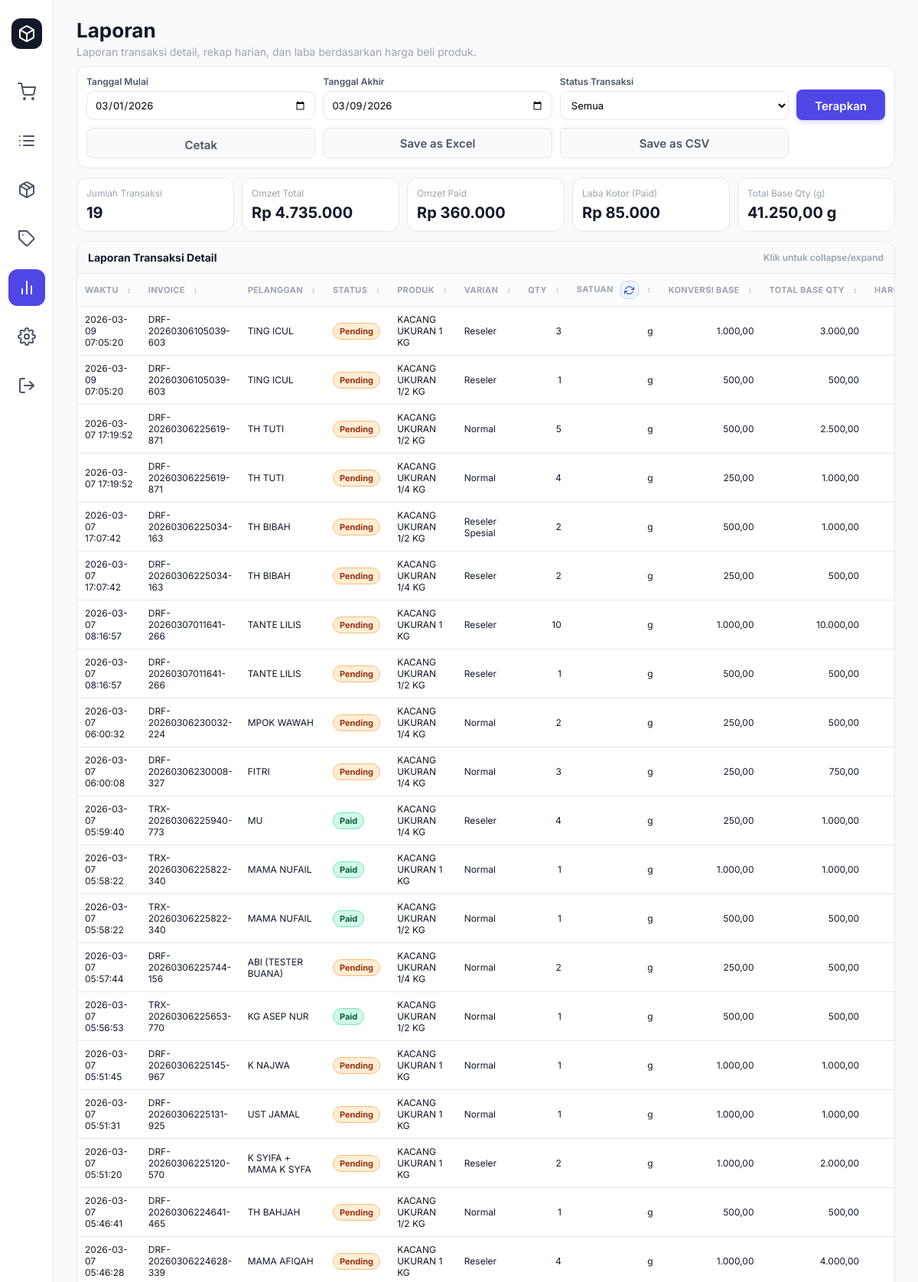
Screenshot of /laporan.php (signed in, upper part) with the database file from the repository.
### tables this page shows
CREATE TABLE IF NOT EXISTS `sales_transaction_items` (
  `id` int unsigned NOT NULL AUTO_INCREMENT,
  `transaction_id` int unsigned NOT NULL,
  `product_id` int unsigned DEFAULT NULL,
  `product_code` varchar(60) DEFAULT NULL,
  `product_name` varchar(200) NOT NULL,
  `variant_id` int unsigned DEFAULT NULL,
  `variant_name` varchar(120) DEFAULT NULL,
  `price` decimal(15,2) NOT NULL DEFAULT '0.00',
  `qty` int NOT NULL DEFAULT '1',
  `unit_id_snapshot` int unsigned DEFAULT NULL,
  `unit_symbol_snapshot` varchar(24) DEFAULT NULL,
  `unit_base_qty_snapshot` decimal(15,4) NOT NULL DEFAULT '1.0000',
  `base_qty_total` decimal(15,4) NOT NULL DEFAULT '0.0000',
  `subtotal` decimal(15,2) NOT NULL DEFAULT '0.00',
  `created_at` timestamp NULL DEFAULT CURRENT_TIMESTAMP,
  PRIMARY KEY (`id`),
  KEY `idx_transaction_id` (`transaction_id`),
  CONSTRAINT `fk_sales_items_transaction` FOREIGN KEY (`transaction_id`) REFERENCES `sales_transactions` (`id`) ON DELETE CASCADE
);

CREATE TABLE IF NOT EXISTS `sales_transactions` (
  `id` int unsigned NOT NULL AUTO_INCREMENT,
  `invoice_no` varchar(40) NOT NULL,
  `status` enum('pending','paid') NOT NULL DEFAULT 'pending',
  `is_printed` tinyint(1) NOT NULL DEFAULT '0',
  `printed_at` datetime DEFAULT NULL,
  `transaction_at` datetime NOT NULL,
  `customer_name` varchar(150) DEFAULT NULL,
  `subtotal` decimal(15,2) NOT NULL DEFAULT '0.00',
  `discount` decimal(15,2) NOT NULL DEFAULT '0.00',
  `total` decimal(15,2) NOT NULL DEFAULT '0.00',
  `paid_amount` decimal(15,2) NOT NULL DEFAULT '0.00',
  `change_amount` decimal(15,2) NOT NULL DEFAULT '0.00',
  `created_at` timestamp NULL DEFAULT CURRENT_TIMESTAMP,
  PRIMARY KEY (`id`),
  UNIQUE KEY `invoice_no` (`invoice_no`)
);

### laporan.php (the view, shortened to what the rows shown need)
<?php
$pdo = get_db();
$pdo->exec(
    'CREATE TABLE IF NOT EXISTS master_units (
        id INT UNSIGNED AUTO_INCREMENT PRIMARY KEY,
        unit_code VARCHAR(24) NOT NULL UNIQUE,
        unit_name VARCHAR(80) NOT NULL,
        unit_symbol VARCHAR(24) NOT NULL,
        is_active TINYINT(1) NOT NULL DEFAULT 1,
        created_at TIMESTAMP DEFAULT CURRENT_TIMESTAMP,
        updated_at TIMESTAMP DEFAULT CURRENT_TIMESTAMP ON UPDATE CURRENT_TIMESTAMP
    ) ENGINE=InnoDB DEFAULT CHARSET=utf8mb4 COLLATE=utf8mb4_unicode_ci'
);
$hasUnitIdOnProducts = $pdo->query("SHOW COLUMNS FROM products LIKE 'unit_id'")->fetch(PDO::FETCH_ASSOC);
if (!$hasUnitIdOnProducts) {
    $pdo->exec('ALTER TABLE products ADD COLUMN unit_id INT UNSIGNED NULL AFTER kategori');
}
$hasUnitBaseQtyOnProducts = $pdo->query("SHOW COLUMNS FROM products LIKE 'unit_base_qty'")->fetch(PDO::FETCH_ASSOC);
if (!$hasUnitBaseQtyOnProducts) {
    $pdo->exec('ALTER TABLE products ADD COLUMN unit_base_qty DECIMAL(15,4) NOT NULL DEFAULT 1 AFTER unit_id');
}
$pdo->exec(
    'CREATE TABLE IF NOT EXISTS sales_transactions (
        id INT UNSIGNED AUTO_INCREMENT PRIMARY KEY,
        invoice_no VARCHAR(40) NOT NULL UNIQUE,
        status ENUM("pending","paid") NOT NULL DEFAULT "pending",
        is_printed TINYINT(1) NOT NULL DEFAULT 0,
        printed_at DATETIME NULL,
        transaction_at DATETIME NOT NULL,
        customer_name VARCHAR(150) NULL,
        subtotal DECIMAL(15,2) NOT NULL DEFAULT 0,
        total DECIMAL(15,2) NOT NULL DEFAULT 0,
        paid_amount DECIMAL(15,2) NOT NULL DEFAULT 0,
        change_amount DECIMAL(15,2) NOT NULL DEFAULT 0,
        created_at TIMESTAMP DEFAULT CURRENT_TIMESTAMP
    ) ENGINE=InnoDB DEFAULT CHARSET=utf8mb4 COLLATE=utf8mb4_unicode_ci'
);
$pdo->exec(
    'CREATE TABLE IF NOT EXISTS sales_transaction_items (
        id INT UNSIGNED AUTO_INCREMENT PRIMARY KEY,
        transaction_id INT UNSIGNED NOT NULL,
        product_id INT UNSIGNED NULL,
        product_code VARCHAR(60) NULL,
        product_name VARCHAR(200) NOT NULL,
        variant_id INT UNSIGNED NULL,
        variant_name VARCHAR(120) NULL,
        price DECIMAL(15,2) NOT NULL DEFAULT 0,
        qty INT NOT NULL DEFAULT 1,
        unit_id_snapshot INT UNSIGNED NULL,
        unit_symbol_snapshot VARCHAR(24) NULL,
        unit_base_qty_snapshot DECIMAL(15,4) NOT NULL DEFAULT 1,
        base_qty_total DECIMAL(15,4) NOT NULL DEFAULT 0,
        subtotal DECIMAL(15,2) NOT NULL DEFAULT 0,
        created_at TIMESTAMP DEFAULT CURRENT_TIMESTAMP,
        INDEX idx_transaction_id (transaction_id),
        CONSTRAINT fk_sales_items_transaction
            FOREIGN KEY (transaction_id) REFERENCES sales_transactions(id)
            ON DELETE CASCADE
    ) ENGINE=InnoDB DEFAULT CHARSET=utf8mb4 COLLATE=utf8mb4_unicode_ci'
);
function rupiah($v): string
{
    return 'Rp ' . number_format((float)$v, 0, ',', '.');
}
function fetch_report_data(PDO $pdo, string $startDate, string $endDate, string $status): array
{
    $rangeWhere = 'st.transaction_at >= :start_dt AND st.transaction_at < :end_dt';
    $baseQtyExpr = 'COALESCE(NULLIF(sti.base_qty_total,0), (sti.qty * COALESCE(NULLIF(sti.unit_base_qty_snapshot,0),1)))';
    $baseParams = [
        ':start_dt' => $startDate . ' 00:00:00',
        ':end_dt' => date('Y-m-d', strtotime($endDate . ' +1 day')) . ' 00:00:00',
    ];
    $statusWhere = '';
    $statusParams = [];
    $summaryStmt = $pdo->prepare(
        "SELECT
            COUNT(*) AS total_trx,
            SUM(st.total) AS omzet_total,
            SUM(CASE WHEN st.status = 'paid' THEN st.total ELSE 0 END) AS omzet_paid,
            SUM(CASE WHEN st.status = 'pending' THEN st.total ELSE 0 END) AS omzet_pending
         FROM sales_transactions st
         WHERE {$rangeWhere} {$statusWhere}"
    );
    $summaryStmt->execute($baseParams + $statusParams);
    $summary = $summaryStmt->fetch(PDO::FETCH_ASSOC) ?: [];
    $baseQtyWhere = $rangeWhere;
    $baseQtyParams = $baseParams;
    $baseQtyStmt = $pdo->prepare(
        "SELECT COALESCE(SUM({$baseQtyExpr}), 0) AS total_base_qty
         FROM sales_transaction_items sti
         INNER JOIN sales_transactions st ON st.id = sti.transaction_id
         WHERE {$baseQtyWhere}"
    );
    $baseQtyStmt->execute($baseQtyParams);
    $summary['total_base_qty'] = (float)$baseQtyStmt->fetchColumn();
    $labaSummaryStmt = $pdo->prepare(
        "SELECT
            SUM(sti.subtotal) AS omzet_barang,
            SUM(sti.qty * COALESCE(p.harga_beli, 0)) AS modal_barang,
            SUM(sti.subtotal - (sti.qty * COALESCE(p.harga_beli, 0))) AS laba_kotor
         FROM sales_transaction_items sti
         INNER JOIN sales_transactions st ON st.id = sti.transaction_id
         LEFT JOIN products p ON p.id = sti.product_id
         WHERE {$rangeWhere} AND st.status = 'paid'"
    );
    $labaSummaryStmt->execute($baseParams);
    $labaSummary = $labaSummaryStmt->fetch(PDO::FETCH_ASSOC) ?: [];
    $detailStmt = $pdo->prepare(
        "SELECT
            st.id AS transaction_id,
            st.invoice_no,
            st.transaction_at,
            st.status,
            COALESCE(st.customer_name, 'Pelanggan Umum') AS customer_name,
            sti.product_code,
            sti.product_name,
            COALESCE(sti.variant_name, '-') AS variant_name,
            sti.qty,
            sti.price,
            sti.subtotal,
            sti.unit_symbol_snapshot,
            sti.unit_base_qty_snapshot,
            {$baseQtyExpr} AS base_qty_total,
            COALESCE(p.harga_beli, 0) AS harga_beli,
            (sti.qty * COALESCE(p.harga_beli, 0)) AS modal_total,
            (sti.subtotal - (sti.qty * COALESCE(p.harga_beli, 0))) AS laba
         FROM sales_transaction_items sti
         INNER JOIN sales_transactions st ON st.id = sti.transaction_id
         LEFT JOIN products p ON p.id = sti.product_id
         WHERE {$rangeWhere} {$statusWhere}
         ORDER BY st.transaction_at DESC, st.id DESC, sti.id ASC"
    );
    $detailStmt->execute($baseParams + $statusParams);
    $detailRows = $detailStmt->fetchAll(PDO::FETCH_ASSOC);
    $rekapStmt = $pdo->prepare(
        "SELECT
            DATE(st.transaction_at) AS tx_date,
            COUNT(*) AS trx_count,
            SUM(st.total) AS omzet_total,
            SUM(CASE WHEN st.status = 'paid' THEN st.total ELSE 0 END) AS omzet_paid,
            SUM(CASE WHEN st.status = 'pending' THEN st.total ELSE 0 END) AS omzet_pending
         FROM sales_transactions st
         WHERE {$rangeWhere}
         GROUP BY DATE(st.transaction_at)
         ORDER BY tx_date DESC"
    );
    $rekapStmt->execute($baseParams);
    $rekapRows = $rekapStmt->fetchAll(PDO::FETCH_ASSOC);
    $labaStmt = $pdo->prepare(
        "SELECT
            sti.product_name,
            COALESCE(sti.variant_name, '-') AS variant_name,
            SUM(sti.qty) AS qty_total,
            SUM({$baseQtyExpr}) AS base_qty_total,
            MIN(COALESCE(sti.unit_symbol_snapshot, '')) AS unit_symbol_snapshot,
            AVG(sti.price) AS harga_jual_avg,
            COALESCE(p.harga_beli, 0) AS harga_beli,
            SUM(sti.subtotal) AS omzet_total,
            SUM(sti.qty * COALESCE(p.harga_beli, 0)) AS modal_total,
            SUM(sti.subtotal - (sti.qty * COALESCE(p.harga_beli, 0))) AS laba_total
         FROM sales_transaction_items sti
         INNER JOIN sales_transactions st ON st.id = sti.transaction_id
         LEFT JOIN products p ON p.id = sti.product_id
         WHERE {$rangeWhere} AND st.status = 'paid'
         GROUP BY sti.product_name, COALESCE(sti.variant_name, '-'), COALESCE(p.harga_beli, 0)
         ORDER BY laba_total DESC, omzet_total DESC"
    );
    $labaStmt->execute($baseParams);
    $labaRows = $labaStmt->fetchAll(PDO::FETCH_ASSOC);
    return [
        'summary' => $summary,
        'laba_summary' => $labaSummary,
        'detail_rows' => $detailRows,
        'rekap_rows' => $rekapRows,
        'laba_rows' => $labaRows,
    ];
}
$startDate = trim((string)($_GET['start_date'] ?? date('Y-m-01')));
$endDate = trim((string)($_GET['end_date'] ?? date('Y-m-d')));
$status = trim((string)($_GET['status'] ?? 'all'));
$data = fetch_report_data($pdo, $startDate, $endDate, $status);
$detailRows = $data['detail_rows'];
?>
<!DOCTYPE html>
<html lang="id">
<head>
    <link rel="stylesheet" href="assets/css/style.css">
    <link rel="stylesheet" href="assets/css/products.css">
</head>
<body>
<div class="pos-layout">
    <main class="report-page">
        <header class="section-header" style="margin-bottom:10px;">
            <div>
                <h1 style="font-size:26px;margin-bottom:4px;">Laporan</h1>
            </div>
        </header>
        <details class="panel" open>
            <div class="panel-body">
            <div class="table-wrap">
                <table class="table" style="min-width:1240px;">
                    <thead>
                    <tr>
                        <th class="sortable-th" data-sort-type="date">Waktu <span class="sort-icon">↕</span></th>
                        <th class="sortable-th" data-sort-type="text">Invoice <span class="sort-icon">↕</span></th>
                        <th class="sortable-th" data-sort-type="text">Pelanggan <span class="sort-icon">↕</span></th>
                        <th class="sortable-th" data-sort-type="text">Status <span class="sort-icon">↕</span></th>
                        <th class="sortable-th" data-sort-type="text">Produk <span class="sort-icon">↕</span></th>
                        <th class="sortable-th" data-sort-type="text">Varian <span class="sort-icon">↕</span></th>
                        <th class="num sortable-th" data-sort-type="num">Qty <span class="sort-icon">↕</span></th>
                        <th class="num sortable-th" data-sort-type="text">
                            Satuan
                            <form method="POST" style="display:inline;">
                                <button type="submit" class="btn-refresh-icon" title="Refresh satuan dari master produk">
                                    <i data-feather="refresh-cw" style="width:13px;height:13px;"></i>
                                </button>
                            </form>
                            <span class="sort-icon">↕</span>
                        </th>
                        <th class="num sortable-th" data-sort-type="num">Konversi Base <span class="sort-icon">↕</span></th>
                        <th class="num sortable-th" data-sort-type="num">Total Base Qty <span class="sort-icon">↕</span></th>
                        <th class="num sortable-th" data-sort-type="num">Harga Jual <span class="sort-icon">↕</span></th>
                    </tr>
                    </thead>
                    <tbody id="detailBody">
                    <?php if (empty($detailRows)): ?>
                        <tr><td colspan="15" style="text-align:center;color:var(--text-muted);padding:16px;">Tidak ada data transaksi.</td></tr>
                    <?php else: ?>
                        <?php foreach ($detailRows as $row): ?>
                            <tr>
                                <td><?= htmlspecialchars((string)$row['transaction_at']) ?></td>
                                <td><?= htmlspecialchars((string)$row['invoice_no']) ?></td>
                                <td><?= htmlspecialchars((string)$row['customer_name']) ?></td>
                                <td><span class="badge <?= $row['status'] === 'paid' ? 'paid' : 'pending' ?>"><?= $row['status'] === 'paid' ? 'Paid' : 'Pending' ?></span></td>
                                <td><?= htmlspecialchars((string)$row['product_name']) ?></td>
                                <td><?= htmlspecialchars((string)$row['variant_name']) ?></td>
                                <td class="num"><?= number_format((float)$row['qty'], 0, ',', '.') ?></td>
                                <td class="num"><?= htmlspecialchars((string)($row['unit_symbol_snapshot'] ?? '')) ?></td>
                                <td class="num"><?= number_format((float)($row['unit_base_qty_snapshot'] ?? 0), 2, ',', '.') ?></td>
                                <td class="num"><?= number_format((float)($row['base_qty_total'] ?? 0), 2, ',', '.') ?></td>
                                <td class="num"><?= rupiah($row['price']) ?></td>
                            </tr>
                        <?php endforeach; ?>
                    <?php endif; ?>
                    </tbody>
                </table>
            </div>
            </div>
        </details>
    </main>
</div>
</body>
</html>

### rows the page displays
sales_transaction_items: transaction.transaction_at "2026-03-09 07:05:20", transaction.invoice_no "DRF-20260306105039-603", customer_name "TING ICUL", shows "Pending", product_name "KACANG UKURAN 1 KG", variant_name "Reseler", qty "3", unit_symbol_snapshot "g", unit_base_qty_snapshot "1.000,00", base_qty_total "3.000,00"
sales_transaction_items: transaction.transaction_at "2026-03-09 07:05:20", transaction.invoice_no "DRF-20260306105039-603", customer_name "TING ICUL", shows "Pending", product_name "KACANG UKURAN 1/2 KG", variant_name "Reseler", qty "1", unit_symbol_snapshot "g", unit_base_qty_snapshot "500,00", base_qty_total "500,00"
sales_transaction_items: transaction.transaction_at "2026-03-07 17:19:52", transaction.invoice_no "DRF-20260306225619-871", customer_name "TH TUTI", shows "Pending", product_name "KACANG UKURAN 1/2 KG", variant_name "Normal", qty "5", unit_symbol_snapshot "g", unit_base_qty_snapshot "500,00", base_qty_total "2.500,00"
sales_transaction_items: transaction.transaction_at "2026-03-07 17:19:52", transaction.invoice_no "DRF-20260306225619-871", customer_name "TH TUTI", shows "Pending", product_name "KACANG UKURAN 1/4 KG", variant_name "Normal", qty "4", unit_symbol_snapshot "g", unit_base_qty_snapshot "250,00", base_qty_total "1.000,00"
sales_transaction_items: transaction.transaction_at "2026-03-07 17:07:42", transaction.invoice_no "DRF-20260306225034-163", customer_name "TH BIBAH", shows "Pending", product_name "KACANG UKURAN 1/2 KG", variant_name "Reseler Spesial", qty "2", unit_symbol_snapshot "g", unit_base_qty_snapshot "500,00", base_qty_total "1.000,00"
sales_transaction_items: transaction.transaction_at "2026-03-07 17:07:42", transaction.invoice_no "DRF-20260306225034-163", customer_name "TH BIBAH", shows "Pending", product_name "KACANG UKURAN 1/4 KG", variant_name "Reseler", qty "2", unit_symbol_snapshot "g", unit_base_qty_snapshot "250,00", base_qty_total "500,00"
sales_transaction_items: transaction.transaction_at "2026-03-07 08:16:57", transaction.invoice_no "DRF-20260307011641-266", customer_name "TANTE LILIS", shows "Pending", product_name "KACANG UKURAN 1 KG", variant_name "Reseler", qty "10", unit_symbol_snapshot "g", unit_base_qty_snapshot "1.000,00", base_qty_total "10.000,00"
sales_transaction_items: transaction.transaction_at "2026-03-07 08:16:57", transaction.invoice_no "DRF-20260307011641-266", customer_name "TANTE LILIS", shows "Pending", product_name "KACANG UKURAN 1/2 KG", variant_name "Reseler", qty "1", unit_symbol_snapshot "g", unit_base_qty_snapshot "500,00", base_qty_total "500,00"
sales_transaction_items: transaction.transaction_at "2026-03-07 06:00:32", transaction.invoice_no "DRF-20260306230032-224", customer_name "MPOK WAWAH", shows "Pending", product_name "KACANG UKURAN 1/4 KG", variant_name "Normal", qty "2", unit_symbol_snapshot "g", unit_base_qty_snapshot "250,00", base_qty_total "500,00"
sales_transaction_items: transaction.transaction_at "2026-03-07 06:00:08", transaction.invoice_no "DRF-20260306230008-327", customer_name "FITRI", shows "Pending", product_name "KACANG UKURAN 1/4 KG", variant_name "Normal", qty "3", unit_symbol_snapshot "g", unit_base_qty_snapshot "250,00", base_qty_total "750,00"
sales_transaction_items: transaction.transaction_at "2026-03-07 05:59:40", transaction.invoice_no "TRX-20260306225940-773", customer_name "MU", shows "Paid", product_name "KACANG UKURAN 1/4 KG", variant_name "Reseler", qty "4", unit_symbol_snapshot "g", unit_base_qty_snapshot "250,00", base_qty_total "1.000,00"
sales_transaction_items: transaction.transaction_at "2026-03-07 05:58:22", transaction.invoice_no "TRX-20260306225822-340", customer_name "MAMA NUFAIL", shows "Paid", product_name "KACANG UKURAN 1 KG", variant_name "Normal", qty "1", unit_symbol_snapshot "g", unit_base_qty_snapshot "1.000,00", base_qty_total "1.000,00"
sales_transaction_items: transaction.transaction_at "2026-03-07 05:58:22", transaction.invoice_no "TRX-20260306225822-340", customer_name "MAMA NUFAIL", shows "Paid", product_name "KACANG UKURAN 1/2 KG", variant_name "Normal", qty "1", unit_symbol_snapshot "g", unit_base_qty_snapshot "500,00", base_qty_total "500,00"
sales_transaction_items: transaction.transaction_at "2026-03-07 05:57:44", transaction.invoice_no "DRF-20260306225744-156", customer_name "ABI (TESTER BUANA)", shows "Pending", product_name "KACANG UKURAN 1/4 KG", variant_name "Normal", qty "2", unit_symbol_snapshot "g", unit_base_qty_snapshot "250,00", base_qty_total "500,00"
sales_transaction_items: transaction.transaction_at "2026-03-07 05:56:53", transaction.invoice_no "TRX-20260306225653-770", customer_name "KG ASEP NUR", shows "Paid", product_name "KACANG UKURAN 1/2 KG", variant_name "Normal", qty "1", unit_symbol_snapshot "g", unit_base_qty_snapshot "500,00", base_qty_total "500,00"
sales_transaction_items: transaction.transaction_at "2026-03-07 05:51:45", transaction.invoice_no "DRF-20260306225145-967", customer_name "K NAJWA", shows "Pending", product_name "KACANG UKURAN 1 KG", variant_name "Normal", qty "1", unit_symbol_snapshot "g", unit_base_qty_snapshot "1.000,00", base_qty_total "1.000,00"
sales_transaction_items: transaction.transaction_at "2026-03-07 05:51:31", transaction.invoice_no "DRF-20260306225131-925", customer_name "UST JAMAL", shows "Pending", product_name "KACANG UKURAN 1 KG", variant_name "Normal", qty "1", unit_symbol_snapshot "g", unit_base_qty_snapshot "1.000,00", base_qty_total "1.000,00"
sales_transaction_items: transaction.transaction_at "2026-03-07 05:51:20", transaction.invoice_no "DRF-20260306225120-570", customer_name "K SYIFA + MAMA K SYFA", shows "Pending", product_name "KACANG UKURAN 1 KG", variant_name "Reseler", qty "2", unit_symbol_snapshot "g", unit_base_qty_snapshot "1.000,00", base_qty_total "2.000,00"
sales_transaction_items: transaction.transaction_at "2026-03-07 05:46:41", transaction.invoice_no "DRF-20260306224641-465", customer_name "TH BAHJAH", shows "Pending", product_name "KACANG UKURAN 1/2 KG", variant_name "Normal", qty "1", unit_symbol_snapshot "g", unit_base_qty_snapshot "500,00", base_qty_total "500,00"
sales_transaction_items: transaction.transaction_at "2026-03-07 05:46:28", transaction.invoice_no "DRF-20260306224628-339", customer_name "MAMA AFIQAH", shows "Pending", product_name "KACANG UKURAN 1 KG", variant_name "Reseler", qty "4", unit_symbol_snapshot "g", unit_base_qty_snapshot "1.000,00", base_qty_total "4.000,00"

### other values shown
$summary['total_trx'] "19"
rupiah($summary['omzet_total'] ?? 0) "Rp 4.735.000"
rupiah($summary['omzet_paid'] ?? 0) "Rp 360.000"
rupiah($labaSummary['laba_kotor'] ?? 0) "Rp 85.000"
$unitSymbol "g"
$qtyVal "41.250,00"
